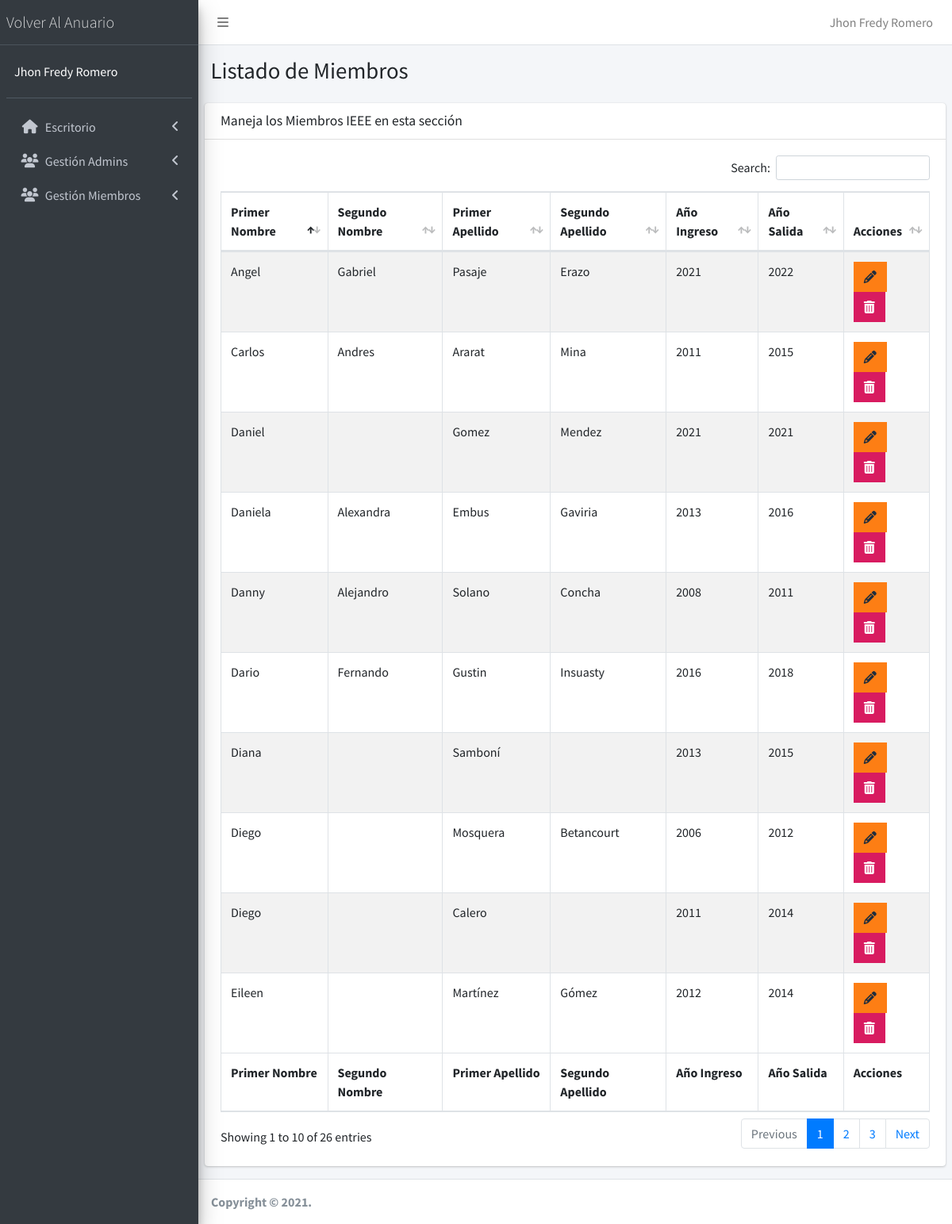
Screenshot of /admin/lista-miembro.php (signed in) with the database file from the repository.
### tables this page shows
CREATE TABLE `miembros` (
  `id` int(11) NOT NULL,
  `primerNombre` varchar(30) NOT NULL,
  `segundoNombre` varchar(30) DEFAULT NULL,
  `nombrePreferido` tinyint(4) NOT NULL DEFAULT 1,
  `primerApellido` varchar(30) NOT NULL,
  `segundoApellido` varchar(30) DEFAULT NULL,
  `nombreEnRama` varchar(30) NOT NULL,
  `anioIngresoRama` year(4) NOT NULL,
  `anioSalidaRama` year(4) NOT NULL,
  `correo` varchar(100) NOT NULL,
  `celular` varchar(20) NOT NULL,
  `frase` varchar(400) NOT NULL,
  `urlFoto` varchar(400) NOT NULL,
  `urlLinkedin` varchar(400) DEFAULT NULL,
  `estado` int(1) NOT NULL DEFAULT 0,
  `ocupacionActual` varchar(30) DEFAULT NULL,
  `contactos` varchar(400) DEFAULT NULL
);

### admin/lista-miembro.php (the view, shortened to what this page needs)
<?php
    include_once "../connection/db_connection.php";
    include_once 'templates/header.php';
    include_once 'templates/barra.php';
    include_once 'templates/navegacion.php';
?>
    <div class="content-wrapper">
        <section class="content-header">
            <div class="container-fluid">
                <div class="row mb-2">
                    <div class="col-sm-6">
                        <h1>Listado de Miembros</h1>
                    </div>
                </div>
            </div>
        </section>
        <section class="content">
            <div class="row">
                <div class="col-12">
                <div class="card">
                    <div class="card-header">
                    <h3 class="card-title">Maneja los Miembros IEEE en esta sección</h3>
                    </div>
                    <div class="card-body">
                    <table id="registros" class="table table-bordered table-striped">
                        <thead>
                            <tr>
                                <th>Primer Nombre</th>
                                <th>Segundo Nombre</th>
                                <th>Primer Apellido</th>
                                <th>Segundo Apellido</th>
                                <th>Año Ingreso</th>
                                <th>Año Salida</th>
                                <th>Acciones</th>
                            </tr>
                        </thead>
                        <tbody>
                            <?php
                                try {
                                    $conn = mysqli_connect($host, $user, $pw, $db);
                                    $sql = "SELECT id, primerNombre, segundoNombre, primerApellido, segundoApellido, anioIngresoRama, anioSalidaRama FROM miembros";
                                    $resultado = $conn->query($sql);
                                } catch (Exception $e) {
                                    $error = $e->getMessage();
                                    echo $error;
                                }
                                while( $miembro = $resultado->fetch_assoc() ){ ?>
                                    <tr>
                                        <td> <?php echo $miembro['primerNombre']; ?> </td>
                                        <td> <?php echo $miembro['segundoNombre']; ?> </td>
                                        <td> <?php echo $miembro['primerApellido']; ?> </td>
                                        <td> <?php echo $miembro['segundoApellido']; ?> </td>
                                        <td> <?php echo $miembro['anioIngresoRama']; ?> </td>
                                        <td> <?php echo $miembro['anioSalidaRama']; ?> </td>
                                        <td>
                                            <a href="editar-miembro.php?id=<?php echo $miembro['id']; ?>"  class="btn bg-orange btn-flat margin">
                                                <i class="fa fa-pencil"></i>
                                            </a>
                                            <a href="#" data-id="<?php echo $miembro['id']; ?>"  data-tipo="miembro" class="btn bg-maroon btn-flat margin borrar_registro">
                                                <i class="fa fa-trash"></i>
                                            </a>
                                        </td>
                                    </tr>
                                <?php } ?>
                        </tbody>
                        <tfoot>
                            <tr>
                            <th>Primer Nombre</th>
                                <th>Segundo Nombre</th>
                                <th>Primer Apellido</th>
                                <th>Segundo Apellido</th>
                                <th>Año Ingreso</th>
                                <th>Año Salida</th>
                                <th>Acciones</th>
                            </tr>
                        </tfoot>
                    </table>
                    </div>
                </div>
                </div>
            </div>
        </section>
    </div>
<?php
    include_once 'templates/footer.php';
?>

### rows the page displays
miembros: primerNombre "Diego", primerApellido "Mosquera", segundoApellido "Betancourt", anioIngresoRama "2006", anioSalidaRama "2012"
miembros: primerNombre "Dario", segundoNombre "Fernando", primerApellido "Gustin", segundoApellido "Insuasty", anioIngresoRama "2016", anioSalidaRama "2018"
miembros: primerNombre "Carlos", segundoNombre "Andres", primerApellido "Ararat", segundoApellido "Mina", anioIngresoRama "2011", anioSalidaRama "2015"
miembros: primerNombre "Diego", primerApellido "Calero", anioIngresoRama "2011", anioSalidaRama "2014"
miembros: primerNombre "Diana", primerApellido "Samboní", anioIngresoRama "2013", anioSalidaRama "2015"
miembros: primerNombre "Danny", segundoNombre "Alejandro", primerApellido "Solano", segundoApellido "Concha", anioIngresoRama "2008", anioSalidaRama "2011"
miembros: primerNombre "Daniela", segundoNombre "Alexandra", primerApellido "Embus", segundoApellido "Gaviria", anioIngresoRama "2013", anioSalidaRama "2016"
miembros: primerNombre "Eileen", primerApellido "Martínez", segundoApellido "Gómez", anioIngresoRama "2012", anioSalidaRama "2014"
miembros: primerNombre "Angel", segundoNombre "Gabriel", primerApellido "Pasaje", segundoApellido "Erazo", anioIngresoRama "2021", anioSalidaRama "2022"
miembros: primerNombre "Daniel", primerApellido "Gomez", segundoApellido "Mendez", anioIngresoRama "2021", anioSalidaRama "2021"

### other values shown
$_SESSION['nombre'] "Jhon Fredy Romero"
